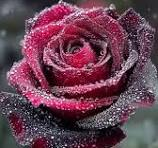
#> input picture photo.jpeg, 158 x 148 px
$ python Assignment28-ImageFilterLab.py
#> lines starting #> are read from the running program, lines starting #| are printed output that depends on the picture
import cv2
import matplotlib.pyplot as plt

# Step 1: Load image
image = cv2.imread('photo.jpeg')   # make sure image is in same folder
#> image is the input picture: shape (148, 158, 3); mean B, G, R 81.8, 64.9, 104

if image is None:
    print(" Image not found!")
    exit()

# Convert BGR to RGB (for correct display)
image_rgb = cv2.cvtColor(image, cv2.COLOR_BGR2RGB)

# Step 2: Grayscale
gray = cv2.cvtColor(image, cv2.COLOR_BGR2GRAY)
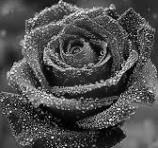
#> gray: shape (148, 158); min 0, max 254, mean 78.5

# Step 3: Blur
blur = cv2.GaussianBlur(gray, (5, 5), 0)
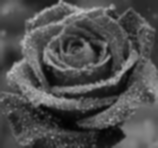
#> blur: shape (148, 158); min 2, max 193, mean 78.6

# Step 4: Edge Detection
edges = cv2.Canny(blur, 100, 200)
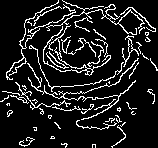
#> edges: shape (148, 158); 12.1% white in thin lines or dots

# Step 5: Display all images
plt.figure(figsize=(10,8))

plt.subplot(2,2,1)
plt.imshow(image_rgb)
plt.title("Original Image")
plt.axis('off')

plt.subplot(2,2,2)
plt.imshow(gray, cmap='gray')
plt.title("Grayscale")
plt.axis('off')

plt.subplot(2,2,3)
plt.imshow(blur, cmap='gray')
plt.title("Blur Image")
plt.axis('off')

plt.subplot(2,2,4)
plt.imshow(edges, cmap='gray')
plt.title("Edge Detection")
plt.axis('off')

plt.tight_layout()
plt.show()
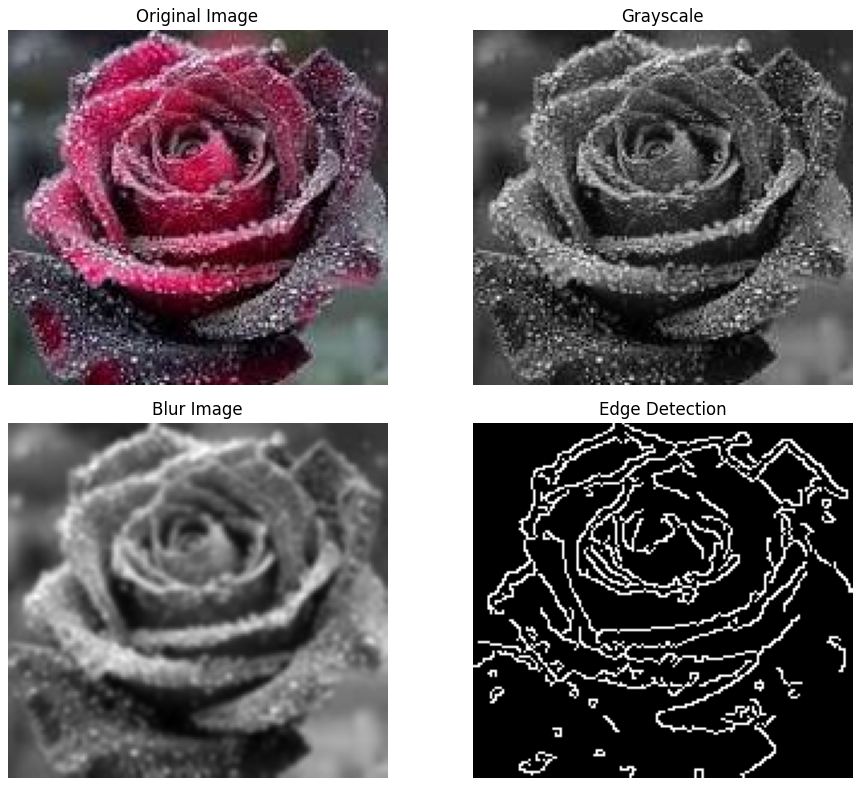
#> figure drawn by matplotlib, 4 panels
